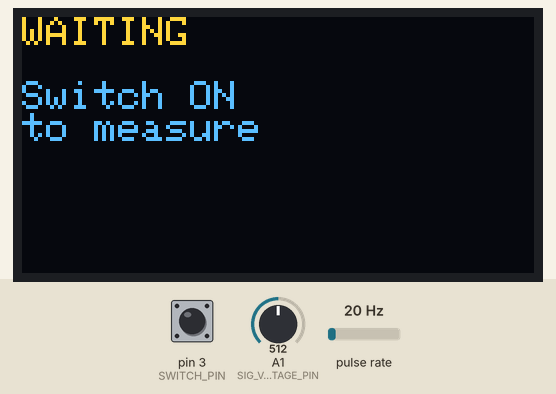
Bench run of a sketch on a simulated Arduino Uno, built with avr-gcc and run on an emulated ATmega328P. Parts: 128×64 one-colour display. Wiring (inferred from the names in the program): pulse sensor: data pin 8. Inputs (shaded band) come from the test bench; at power-on: pin 3 (SWITCH_PIN) HIGH, A1 (SIG_VOLTAGE_PIN) = 512, pulse rate 20 Hz. The OLED is the two-colour kind (top 16 rows yellow).

Above: at 2.2 s.
2.3 s: pin 3 (SWITCH_PIN) pulled LOW for 0.15 s
At 2.9 s:
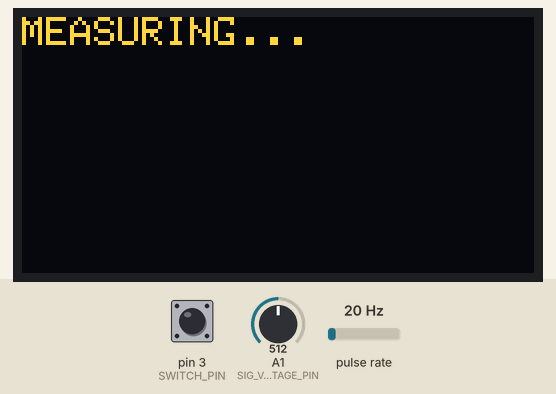
4.6 s: pin 3 (SWITCH_PIN) pulled LOW for 3.2 s
At 6.2 s:
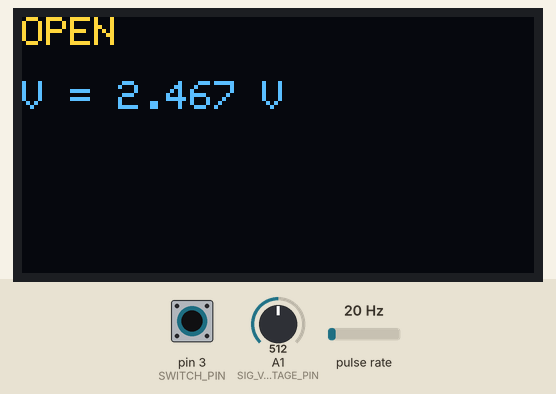
Timing chart, 0 to 7.7 s (numbered marks = the images above; inputs shaded):
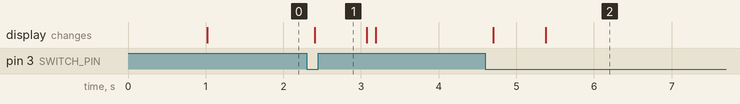

Measured:
- after the input at 2.3 s, the display: changes after 0.11 s (image 1)
- after the input at 4.6 s, the display: first changes after 0.11 s (image 2 shows a later state)

The sketch:

Identifier_Final.ino
```cpp
/* Component Identifier Final Test
   - Switch ON  -> one measurement
   - Capacitor  -> display C[nF] and T[us]
   - Resistor   -> display RESISTOR and V
   - Open       -> display OPEN and V
*/

#include <Wire.h>
#include "SSD1306Ascii.h"
#include "SSD1306AsciiWire.h"

SSD1306AsciiWire oled;

const uint8_t OLED_ADDRESS = 0x3C;

// Pin assignment
const uint8_t SWITCH_PIN = 3;        // PD3 / physical pin 5 / Arduino D3
const uint8_t SIG_FREQUENCY_PIN = 8; // PB0 / ICP1 / physical pin 14 / Arduino D8
const uint8_t SIG_VOLTAGE_PIN = A1;  // PC1 / ADC1 / physical pin 24 / Arduino A1

// Switch logic
// External pull-up:
// switch OFF -> HIGH
// switch ON  -> LOW
const uint8_t SWITCH_ON_STATE  = LOW;
const uint8_t SWITCH_OFF_STATE = HIGH;
const unsigned long DEBOUNCE_MS = 100;

// Measurement settings
const uint16_t NUM_SAMPLES = 200;

// Timer1 prescaler = 1 at 16 MHz
// 1 count = 0.0625 us
const float TIMER_TICK_US = 0.0625;

// C[nF] = T[us] / CAP_COEFF_US_PER_NF
const float CAP_COEFF_US_PER_NF = 23.085;

// Valid period range
// 1 us = 16 counts
// 3750 us = 60000 counts
const uint16_t MIN_PERIOD_COUNTS = 16;
const uint16_t MAX_PERIOD_COUNTS = 60000;

// ADC settings
const float ADC_REF_VOLTAGE = 4.93;      // measured VCC
const float R_OPEN_THRESHOLD_V = 3.75;   // R/OPEN threshold

// Shared sample array
// Used for both period counts and ADC values
uint16_t samples[NUM_SAMPLES];

enum State {
  WAITING,
  MEASURING,
  DISPLAY_RESULT
};

State currentState = WAITING;

// -------------------- Switch --------------------
// ON/OFFの状態判定。100(ms)を基準に設定。
bool isSwitchStable(uint8_t targetState) {
  if (digitalRead(SWITCH_PIN) != targetState) {
    return false;
  }

  unsigned long startTime = millis();

  while (millis() - startTime < DEBOUNCE_MS) {
    if (digitalRead(SWITCH_PIN) != targetState) {
      return false;
    }
  }

  return true;
}

// -------------------- OLED --------------------

void showWaiting() {
  oled.clear();
  oled.setCursor(0, 0);     //初期設定
  oled.println("WAITING");
  oled.println();
  oled.println("Switch ON");
  oled.println("to measure");
}

void showMeasuring() {
  oled.clear();
  oled.setCursor(0, 0);
  oled.println("MEASURING...");
}

void showCapResult(float capacitanceNf, float periodUs) {
  oled.clear();
  oled.setCursor(0, 0);

  oled.println("CAPACITOR");
  oled.println();

  oled.print("C = ");
  oled.print(capacitanceNf, 2);  //Cの測定値：有効数字２桁
  oled.println(" nF");

  oled.print("T = ");
  oled.print(periodUs, 2);       //Tの測定値：有効数字2桁
  oled.println(" us");
}

void showResistorResult(float voltage) {
  oled.clear();
  oled.setCursor(0, 0);

  oled.println("RESISTOR");
  oled.println();

  oled.print("V = ");
  oled.print(voltage, 3);        //RのVoltage測定値：有効数字3桁
  oled.println(" V");
}

void showOpenResult(float voltage) {
  oled.clear();
  oled.setCursor(0, 0);

  oled.println("OPEN");
  oled.println();

  oled.print("V = ");
  oled.print(voltage, 3);       //OPENのVoltage測定値：有効数字3桁
  oled.println(" V");
}

// -------------------- Sort and average --------------------
//昇順ソート
void sortSamples(uint16_t arr[], uint16_t n) {
  for (uint16_t i = 1; i < n; i++) {
    uint16_t key = arr[i];
    int j = i - 1;

    while (j >= 0 && arr[j] > key) {
      arr[j + 1] = arr[j];
      j--;
    }

    arr[j + 1] = key;
  }
}

//中央20サンプルの平均値をとる処理
float getCentralAverage() {
  sortSamples(samples, NUM_SAMPLES);

  uint32_t sum = 0;

  // For 200 samples, use central 20 samples:
  // index 90 to 109
  for (uint16_t i = 90; i <= 109; i++) {
    sum += samples[i];
  }

  return sum / 20.0;
}

// -------------------- Timer1 Input Capture --------------------
//rising edgesを測定するための初期設定
void setupTimer1() {
  pinMode(SIG_FREQUENCY_PIN, INPUT);

  TCCR1A = 0;
  TCCR1B = 0;
  TCNT1 = 0;

  // ICES1 = 1: rising edge capture
  // CS10  = 1: prescaler = 1　：一番小さな分解能を利用する。
  TCCR1B = (1 << ICES1) | (1 << CS10);

  // Clear Input Capture Flag
  //flagを0にする処理であることに注意
  TIFR1 = (1 << ICF1);
}

//500(ms)測定し、rising edgeの時刻取得を試みる関数
bool waitForCapture(uint16_t &capturedValue, unsigned long timeoutMs) {
  unsigned long startTime = millis();

  while (millis() - startTime < timeoutMs) {
    if (TIFR1 & (1 << ICF1)) {           //目的信号がきたか&演算でif文確認している。
      capturedValue = ICR1;              //ICR1:到達時刻を記録しているレジスタ。
      TIFR1 = (1 << ICF1);               // clear flag
      return true;
    }
  }

  return false;
}

//1回分の周期を取得する関数
bool measureOnePeriod(uint16_t &periodCounts) {
  uint16_t t1;
  uint16_t t2;

//1回目のedge取得試み
  if (!waitForCapture(t1, 500)) {
    return false;
  }

//2回目のedge取得試み
  if (!waitForCapture(t2, 500)) {
    return false;
  }

  periodCounts = t2 - t1;
  return true;
}

bool collectPeriods() {
  uint16_t count = 0;
  unsigned long startTime = millis();

  TCNT1 = 0;
  TIFR1 = (1 << ICF1);  // clear capture flag

  while (millis() - startTime < 500) {
    uint16_t periodCounts;

    if (measureOnePeriod(periodCounts)) {
      //有効周期かどうかの判定(保守性を高める目的)
      if (periodCounts >= MIN_PERIOD_COUNTS &&
          periodCounts <= MAX_PERIOD_COUNTS) {

        samples[count] = periodCounts;
        count++;

        if (count >= NUM_SAMPLES) {
          return true;
        }
      }
    }
  }

  return false;       //この場合は"R" or "OPEN"
}

// -------------------- ADC voltage measurement --------------------

void collectAdcSamples() {
  for (uint16_t i = 0; i < NUM_SAMPLES; i++) {
    samples[i] = analogRead(SIG_VOLTAGE_PIN);
    delayMicroseconds(200);
  }
}

float adcToVoltage(float adcValue) {
  return adcValue * ADC_REF_VOLTAGE / 1023.0;
}

// -------------------- Measurement flow --------------------

void performMeasurement() {
  showMeasuring();

  // First, try capacitor detection by period measurement
  if (collectPeriods()) {
    float avgCounts = getCentralAverage();          //200サンプルの中央20サンプルの平均値を使う
    float periodUs = avgCounts * TIMER_TICK_US;
    float capacitanceNf = periodUs / CAP_COEFF_US_PER_NF;

    showCapResult(capacitanceNf, periodUs);
    return;
  }

  // If no valid periodic signal, measure SIG_VOLTAGE for R/OPEN
  collectAdcSamples();

  float adcAvg = getCentralAverage();
  float voltage = adcToVoltage(adcAvg);             //200サンプルの中央20サンプルの平均値を使う

  if (voltage > R_OPEN_THRESHOLD_V) {               //OPEN:~3.75(V), R:3.75(V)~
    showResistorResult(voltage);
  } else {
    showOpenResult(voltage);
  }
}

// -------------------- setup and loop --------------------

void setup() {
  Wire.begin();

  oled.begin(&Adafruit128x64, OLED_ADDRESS);
  oled.setFont(Adafruit5x7);

  pinMode(SWITCH_PIN, INPUT);       // external pull-up is used
  pinMode(SIG_VOLTAGE_PIN, INPUT);

  analogReference(DEFAULT);         // ADC reference = VCC

  setupTimer1();

  delay(1000);                      // avoid power-on transient

  showWaiting();
  currentState = WAITING;
}

void loop() {
  if (currentState == WAITING) {
    if (isSwitchStable(SWITCH_ON_STATE)) {
      currentState = MEASURING;             //実質不要だが、保守性向上と拡張時の問題を防ぐことを考え、あえて丁寧に現在の状態を更新している。
      performMeasurement();
      currentState = DISPLAY_RESULT;
    }
  }

  else if (currentState == DISPLAY_RESULT) {
    if (isSwitchStable(SWITCH_OFF_STATE)) {
      showWaiting();
      currentState = WAITING;
    }
  }
}
```
